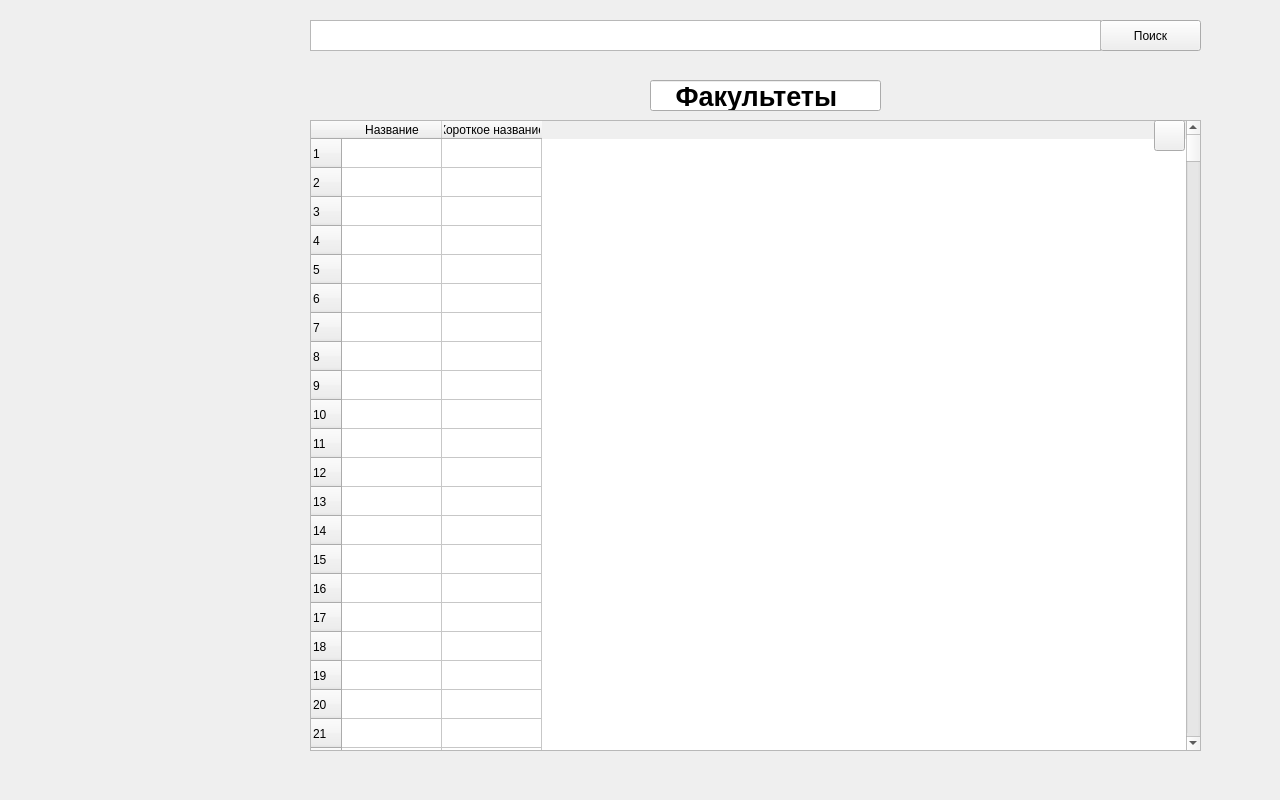
<?xml version="1.0" encoding="UTF-8"?>
<ui version="4.0">
 <class>faculty</class>
 <widget class="QWidget" name="faculty">
  <property name="geometry">
   <rect>
    <x>0</x>
    <y>0</y>
    <width>1280</width>
    <height>800</height>
   </rect>
  </property>
  <property name="windowTitle">
   <string>Form</string>
  </property>
  <widget class="QPushButton" name="buttonSearch">
   <property name="geometry">
    <rect>
     <x>1100</x>
     <y>20</y>
     <width>101</width>
     <height>31</height>
    </rect>
   </property>
   <property name="text">
    <string>Поиск</string>
   </property>
  </widget>
  <widget class="QTextEdit" name="textSearch">
   <property name="geometry">
    <rect>
     <x>310</x>
     <y>20</y>
     <width>791</width>
     <height>31</height>
    </rect>
   </property>
  </widget>
  <widget class="QLabel" name="label_pageCourses">
   <property name="geometry">
    <rect>
     <x>0</x>
     <y>0</y>
     <width>1280</width>
     <height>800</height>
    </rect>
   </property>
   <property name="text">
    <string/>
   </property>
   <property name="pixmap">
    <pixmap>DesignImages/fon_end.png</pixmap>
   </property>
  </widget>
  <widget class="QTableWidget" name="tableCourses">
   <property name="geometry">
    <rect>
     <x>310</x>
     <y>120</y>
     <width>891</width>
     <height>631</height>
    </rect>
   </property>
   <property name="rowCount">
    <number>1000</number>
   </property>
   <attribute name="horizontalHeaderMinimumSectionSize">
    <number>39</number>
   </attribute>
   <attribute name="verticalHeaderDefaultSectionSize">
    <number>29</number>
   </attribute>
   <row/>
   <row/>
   <row/>
   <row/>
   <row/>
   <row/>
   <row/>
   <row/>
   <row/>
   <row/>
   <row/>
   <row/>
   <row/>
   <row/>
   <row/>
   <row/>
   <row/>
   <row/>
   <row/>
   <row/>
   <row/>
   <row/>
   <row/>
   <row/>
   <row/>
   <row/>
   <row/>
   <row/>
   <row/>
   <row/>
   <row/>
   <row/>
   <row/>
   <row/>
   <row/>
   <row/>
   <row/>
   <row/>
   <row/>
   <row/>
   <row/>
   <row/>
   <row/>
   <row/>
   <row/>
   <row/>
   <row/>
   <row/>
   <row/>
   <row/>
   <row/>
   <row/>
   <row/>
   <row/>
   <row/>
   <row/>
   <row/>
   <row/>
   <row/>
   <row/>
   <row/>
   <row/>
   <row/>
   <row/>
   <row/>
   <row/>
   <row/>
   <row/>
   <row/>
   <row/>
   <row/>
   <row/>
   <row/>
   <row/>
   <row/>
   <row/>
   <row/>
   <row/>
   <row/>
   <row/>
   <row/>
   <row/>
   <row/>
   <row/>
   <row/>
   <row/>
   <row/>
   <row/>
   <row/>
   <row/>
   <row/>
   <row/>
   <row/>
   <row/>
   <row/>
   <row/>
   <row/>
   <row/>
   <row/>
   <row/>
   <row/>
   <row/>
   <row/>
   <row/>
   <row/>
   <row/>
   <row/>
   <row/>
   <row/>
   <row/>
   <row/>
   <row/>
   <row/>
   <row/>
   <row/>
   <row/>
   <row/>
   <row/>
   <row/>
   <row/>
   <row/>
   <row/>
   <row/>
   <row/>
   <row/>
   <row/>
   <row/>
   <row/>
   <row/>
   <row/>
   <row/>
   <row/>
   <row/>
   <row/>
   <row/>
   <row/>
   <row/>
   <row/>
   <row/>
   <row/>
   <row/>
   <row/>
   <row/>
   <row/>
   <row/>
   <row/>
   <row/>
   <row/>
   <row/>
   <row/>
   <row/>
   <row/>
   <row/>
   <row/>
   <row/>
   <row/>
   <row/>
   <row/>
   <row/>
   <row/>
   <row/>
   <row/>
   <row/>
   <row/>
   <row/>
   <row/>
   <row/>
   <row/>
   <row/>
   <row/>
   <row/>
   <row/>
   <row/>
   <row/>
   <row/>
   <row/>
   <row/>
   <row/>
   <row/>
   <row/>
   <row/>
   <row/>
   <row/>
   <row/>
   <row/>
   <row/>
   <row/>
   <row/>
   <row/>
   <row/>
   <row/>
   <row/>
   <row/>
   <row/>
   <row/>
   <row/>
   <row/>
   <row/>
   <row/>
   <row/>
   <row/>
   <row/>
   <row/>
   <row/>
   <row/>
   <row/>
   <row/>
   <row/>
   <row/>
   <row/>
   <row/>
   <row/>
   <row/>
   <row/>
   <row/>
   <row/>
   <row/>
   <row/>
   <row/>
   <row/>
   <row/>
   <row/>
   <row/>
   <row/>
   <row/>
   <row/>
   <row/>
   <row/>
   <row/>
   <row/>
   <row/>
   <row/>
   <row/>
   <row/>
   <row/>
   <row/>
   <row/>
   <row/>
   <row/>
   <row/>
   <row/>
   <row/>
   <row/>
   <row/>
   <row/>
   <row/>
   <row/>
   <row/>
   <row/>
   <row/>
   <row/>
   <row/>
   <row/>
   <row/>
   <row/>
   <row/>
   <row/>
   <row/>
   <row/>
   <row/>
   <row/>
   <row/>
   <row/>
   <row/>
   <row/>
   <row/>
   <row/>
   <row/>
   <row/>
   <row/>
   <row/>
   <row/>
   <row/>
   <row/>
   <row/>
   <row/>
   <row/>
   <row/>
   <row/>
   <row/>
   <row/>
   <row/>
   <row/>
   <row/>
   <row/>
   <row/>
   <row/>
   <row/>
   <row/>
   <row/>
   <row/>
   <row/>
   <row/>
   <row/>
   <row/>
   <row/>
   <row/>
   <row/>
   <row/>
   <row/>
   <row/>
   <row/>
   <row/>
   <row/>
   <row/>
   <row/>
   <row/>
   <row/>
   <row/>
   <row/>
   <row/>
   <row/>
   <row/>
   <row/>
   <row/>
   <row/>
   <row/>
   <row/>
   <row/>
   <row/>
   <row/>
   <row/>
   <row/>
   <row/>
   <row/>
   <row/>
   <row/>
   <row/>
   <row/>
   <row/>
   <row/>
   <row/>
   <row/>
   <row/>
   <row/>
   <row/>
   <row/>
   <row/>
   <row/>
   <row/>
   <row/>
   <row/>
   <row/>
   <row/>
   <row/>
   <row/>
   <row/>
   <row/>
   <row/>
   <row/>
   <row/>
   <row/>
   <row/>
   <row/>
   <row/>
   <row/>
   <row/>
   <row/>
   <row/>
   <row/>
   <row/>
   <row/>
   <row/>
   <row/>
   <row/>
   <row/>
   <row/>
   <row/>
   <row/>
   <row/>
   <row/>
   <row/>
   <row/>
   <row/>
   <row/>
   <row/>
   <row/>
   <row/>
   <row/>
   <row/>
   <row/>
   <row/>
   <row/>
   <row/>
   <row/>
   <row/>
   <row/>
   <row/>
   <row/>
   <row/>
   <row/>
   <row/>
   <row/>
   <row/>
   <row/>
   <row/>
   <row/>
   <row/>
   <row/>
   <row/>
   <row/>
   <row/>
   <row/>
   <row/>
   <row/>
   <row/>
   <row/>
   <row/>
   <row/>
   <row/>
   <row/>
   <row/>
   <row/>
   <row/>
   <row/>
   <row/>
   <row/>
   <row/>
   <row/>
   <row/>
   <row/>
   <row/>
   <row/>
   <row/>
   <row/>
   <row/>
   <row/>
   <row/>
   <row/>
   <row/>
   <row/>
   <row/>
   <row/>
   <row/>
   <row/>
   <row/>
   <row/>
   <row/>
   <row/>
   <row/>
   <row/>
   <row/>
   <row/>
   <row/>
   <row/>
   <row/>
   <row/>
   <row/>
   <row/>
   <row/>
   <row/>
   <row/>
   <row/>
   <row/>
   <row/>
   <row/>
   <row/>
   <row/>
   <row/>
   <row/>
   <row/>
   <row/>
   <row/>
   <row/>
   <row/>
   <row/>
   <row/>
   <row/>
   <row/>
   <row/>
   <row/>
   <row/>
   <row/>
   <row/>
   <row/>
   <row/>
   <row/>
   <row/>
   <row/>
   <row/>
   <row/>
   <row/>
   <row/>
   <row/>
   <row/>
   <row/>
   <row/>
   <row/>
   <row/>
   <row/>
   <row/>
   <row/>
   <row/>
   <row/>
   <row/>
   <row/>
   <row/>
   <row/>
   <row/>
   <row/>
   <row/>
   <row/>
   <row/>
   <row/>
   <row/>
   <row/>
   <row/>
   <row/>
   <row/>
   <row/>
   <row/>
   <row/>
   <row/>
   <row/>
   <row/>
   <row/>
   <row/>
   <row/>
   <row/>
   <row/>
   <row/>
   <row/>
   <row/>
   <row/>
   <row/>
   <row/>
   <row/>
   <row/>
   <row/>
   <row/>
   <row/>
   <row/>
   <row/>
   <row/>
   <row/>
   <row/>
   <row/>
   <row/>
   <row/>
   <row/>
   <row/>
   <row/>
   <row/>
   <row/>
   <row/>
   <row/>
   <row/>
   <row/>
   <row/>
   <row/>
   <row/>
   <row/>
   <row/>
   <row/>
   <row/>
   <row/>
   <row/>
   <row/>
   <row/>
   <row/>
   <row/>
   <row/>
   <row/>
   <row/>
   <row/>
   <row/>
   <row/>
   <row/>
   <row/>
   <row/>
   <row/>
   <row/>
   <row/>
   <row/>
   <row/>
   <row/>
   <row/>
   <row/>
   <row/>
   <row/>
   <row/>
   <row/>
   <row/>
   <row/>
   <row/>
   <row/>
   <row/>
   <row/>
   <row/>
   <row/>
   <row/>
   <row/>
   <row/>
   <row/>
   <row/>
   <row/>
   <row/>
   <row/>
   <row/>
   <row/>
   <row/>
   <row/>
   <row/>
   <row/>
   <row/>
   <row/>
   <row/>
   <row/>
   <row/>
   <row/>
   <row/>
   <row/>
   <row/>
   <row/>
   <row/>
   <row/>
   <row/>
   <row/>
   <row/>
   <row/>
   <row/>
   <row/>
   <row/>
   <row/>
   <row/>
   <row/>
   <row/>
   <row/>
   <row/>
   <row/>
   <row/>
   <row/>
   <row/>
   <row/>
   <row/>
   <row/>
   <row/>
   <row/>
   <row/>
   <row/>
   <row/>
   <row/>
   <row/>
   <row/>
   <row/>
   <row/>
   <row/>
   <row/>
   <row/>
   <row/>
   <row/>
   <row/>
   <row/>
   <row/>
   <row/>
   <row/>
   <row/>
   <row/>
   <row/>
   <row/>
   <row/>
   <row/>
   <row/>
   <row/>
   <row/>
   <row/>
   <row/>
   <row/>
   <row/>
   <row/>
   <row/>
   <row/>
   <row/>
   <row/>
   <row/>
   <row/>
   <row/>
   <row/>
   <row/>
   <row/>
   <row/>
   <row/>
   <row/>
   <row/>
   <row/>
   <row/>
   <row/>
   <row/>
   <row/>
   <row/>
   <row/>
   <row/>
   <row/>
   <row/>
   <row/>
   <row/>
   <row/>
   <row/>
   <row/>
   <row/>
   <row/>
   <row/>
   <row/>
   <row/>
   <row/>
   <row/>
   <row/>
   <row/>
   <row/>
   <row/>
   <row/>
   <row/>
   <row/>
   <row/>
   <row/>
   <row/>
   <row/>
   <row/>
   <row/>
   <row/>
   <row/>
   <row/>
   <row/>
   <row/>
   <row/>
   <row/>
   <row/>
   <row/>
   <row/>
   <row/>
   <row/>
   <row/>
   <row/>
   <row/>
   <row/>
   <row/>
   <row/>
   <row/>
   <row/>
   <row/>
   <row/>
   <row/>
   <row/>
   <row/>
   <row/>
   <row/>
   <row/>
   <row/>
   <row/>
   <row/>
   <row/>
   <row/>
   <row/>
   <row/>
   <row/>
   <row/>
   <row/>
   <row/>
   <row/>
   <row/>
   <row/>
   <row/>
   <row/>
   <row/>
   <row/>
   <row/>
   <row/>
   <row/>
   <row/>
   <row/>
   <row/>
   <row/>
   <row/>
   <row/>
   <row/>
   <row/>
   <row/>
   <row/>
   <row/>
   <row/>
   <row/>
   <row/>
   <row/>
   <row/>
   <row/>
   <row/>
   <row/>
   <row/>
   <row/>
   <row/>
   <row/>
   <row/>
   <row/>
   <row/>
   <row/>
   <row/>
   <row/>
   <row/>
   <row/>
   <row/>
   <row/>
   <row/>
   <row/>
   <row/>
   <row/>
   <row/>
   <row/>
   <row/>
   <row/>
   <row/>
   <row/>
   <row/>
   <row/>
   <row/>
   <row/>
   <row/>
   <row/>
   <row/>
   <row/>
   <row/>
   <row/>
   <row/>
   <row/>
   <row/>
   <row/>
   <row/>
   <row/>
   <row/>
   <row/>
   <row/>
   <row/>
   <row/>
   <row/>
   <row/>
   <row/>
   <row/>
   <row/>
   <row/>
   <row/>
   <row/>
   <row/>
   <row/>
   <row/>
   <row/>
   <row/>
   <row/>
   <row/>
   <row/>
   <row/>
   <row/>
   <row/>
   <row/>
   <row/>
   <row/>
   <row/>
   <row/>
   <row/>
   <row/>
   <row/>
   <row/>
   <row/>
   <row/>
   <row/>
   <row/>
   <row/>
   <row/>
   <row/>
   <row/>
   <row/>
   <row/>
   <row/>
   <row/>
   <row/>
   <row/>
   <row/>
   <row/>
   <row/>
   <row/>
   <row/>
   <row/>
   <row/>
   <row/>
   <row/>
   <row/>
   <row/>
   <row/>
   <row/>
   <row/>
   <row/>
   <row/>
   <row/>
   <row/>
   <row/>
   <row/>
   <row/>
   <row/>
   <row/>
   <row/>
   <row/>
   <row/>
   <row/>
   <row/>
   <row/>
   <row/>
   <row/>
   <row/>
   <row/>
   <row/>
   <row/>
   <row/>
   <row/>
   <row/>
   <row/>
   <row/>
   <row/>
   <row/>
   <row/>
   <row/>
   <row/>
   <row/>
   <row/>
   <row/>
   <row/>
   <row/>
   <row/>
   <row/>
   <row/>
   <row/>
   <row/>
   <row/>
   <row/>
   <row/>
   <row/>
   <row/>
   <row/>
   <row/>
   <row/>
   <row/>
   <row/>
   <row/>
   <row/>
   <row/>
   <row/>
   <row/>
   <row/>
   <row/>
   <row/>
   <row/>
   <row/>
   <row/>
   <row/>
   <row/>
   <row/>
   <row/>
   <row/>
   <row/>
   <row/>
   <row/>
   <row/>
   <row/>
   <row/>
   <row/>
   <row/>
   <row/>
   <row/>
   <row/>
   <row/>
   <row/>
   <row/>
   <row/>
   <row/>
   <row/>
   <row/>
   <row/>
   <row/>
   <row/>
   <row/>
   <row/>
   <row/>
   <row/>
   <row/>
   <row/>
   <row/>
   <row/>
   <row/>
   <row/>
   <row/>
   <row/>
   <row/>
   <row/>
   <row/>
   <row/>
   <row/>
   <row/>
   <row/>
   <row/>
   <row/>
   <row/>
   <row/>
   <row/>
   <column>
    <property name="text">
     <string>Название</string>
    </property>
   </column>
   <column>
    <property name="text">
     <string>Короткое название</string>
    </property>
   </column>
  </widget>
  <widget class="QLineEdit" name="lineFaculty">
   <property name="geometry">
    <rect>
     <x>650</x>
     <y>80</y>
     <width>231</width>
     <height>31</height>
    </rect>
   </property>
   <property name="font">
    <font>
     <pointsize>20</pointsize>
     <weight>75</weight>
     <bold>true</bold>
    </font>
   </property>
   <property name="text">
    <string>   Факультеты</string>
   </property>
  </widget>
  <widget class="QPushButton" name="buttonAdd">
   <property name="geometry">
    <rect>
     <x>1154</x>
     <y>120</y>
     <width>31</width>
     <height>31</height>
    </rect>
   </property>
   <property name="text">
    <string/>
   </property>
   <property name="icon">
    <iconset>
     <normaloff>DesignImages/Add_end.png</normaloff>DesignImages/Add_end.png</iconset>
   </property>
   <property name="iconSize">
    <size>
     <width>24</width>
     <height>24</height>
    </size>
   </property>
  </widget>
  <zorder>label_pageCourses</zorder>
  <zorder>lineFaculty</zorder>
  <zorder>buttonSearch</zorder>
  <zorder>tableCourses</zorder>
  <zorder>textSearch</zorder>
  <zorder>buttonAdd</zorder>
 </widget>
 <resources/>
 <connections/>
</ui>
